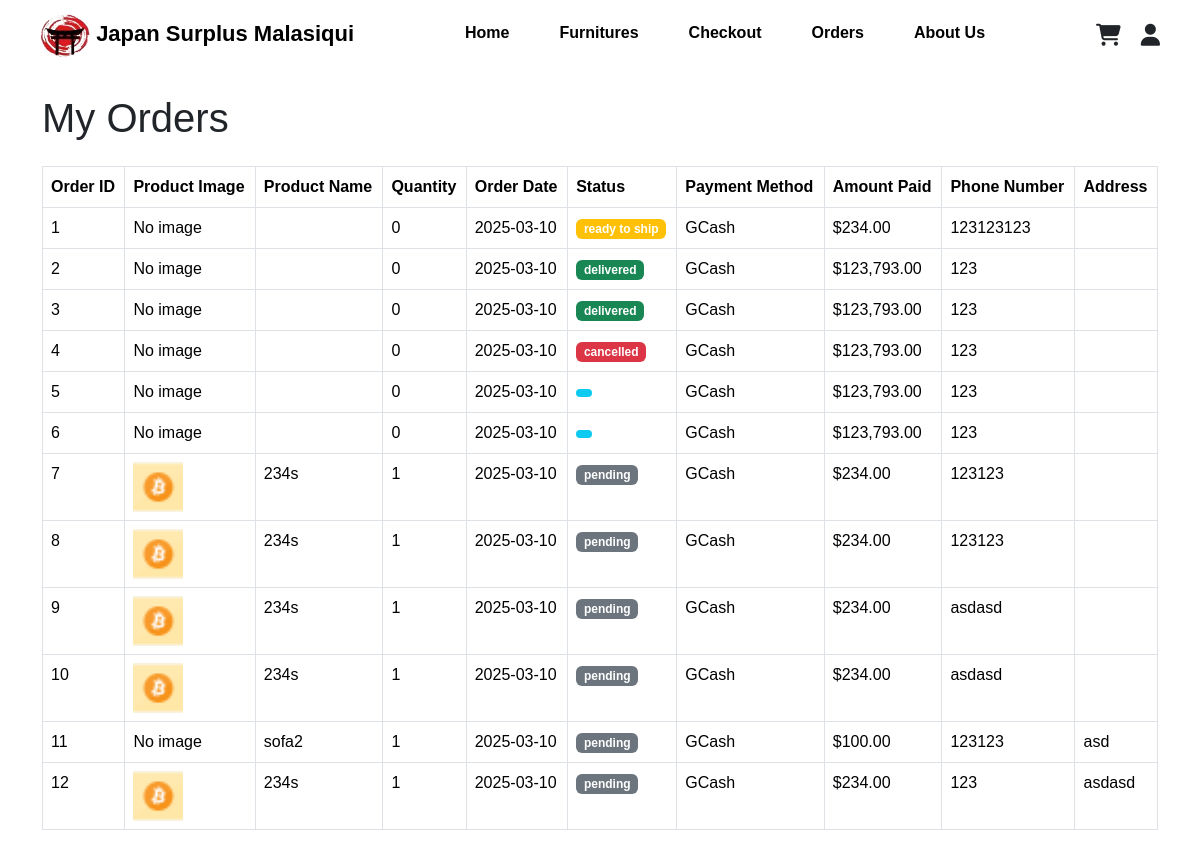
The page /user/orders.php (signed in) on the database its author committed.
### tables this page shows
CREATE TABLE `orders` (
  `order_id` int(11) NOT NULL,
  `user_id` int(11) DEFAULT NULL,
  `product_id` int(11) DEFAULT NULL,
  `product_name` varchar(255) NOT NULL,
  `quantity` int(11) NOT NULL,
  `order_date` date DEFAULT curdate(),
  `status` enum('pending','ready to ship','delivered','cancelled') NOT NULL DEFAULT 'pending',
  `mode_of_payment` varchar(50) NOT NULL,
  `amount_pay` decimal(10,2) NOT NULL,
  `gref` varchar(100) DEFAULT NULL,
  `gnumber` varchar(100) DEFAULT NULL,
  `product_image` varchar(255) NOT NULL,
  `address` varchar(255) NOT NULL
);

### user/orders.php (the view, shortened to what this page needs)
<?php
include '../assets/package/db.php';
$user_id = $_SESSION['user_id'];
$stmt = $conn->prepare("SELECT order_id, product_id, product_name, quantity, order_date, status, mode_of_payment, amount_pay, gnumber, product_image, address FROM orders WHERE user_id = ? ORDER BY order_date DESC");
$stmt->bind_param("i", $user_id);
$stmt->execute();
$result = $stmt->get_result();
$orders = [];
while($row = $result->fetch_assoc()){
    $orders[] = $row;
}
?>
<!DOCTYPE html>
<html lang="en">
<head>
   <link href="https://cdn.jsdelivr.net/npm/bootstrap@5.3.2/dist/css/bootstrap.min.css" rel="stylesheet">
   <link rel="stylesheet" href="https://cdnjs.cloudflare.com/ajax/libs/font-awesome/6.5.1/css/all.min.css">
</head>
<body>
   <?php include "uploads/header.php"; ?>
   <div class="container mt-4">
      <h1 class="mb-4">My Orders</h1>
      <?php if(count($orders) == 0): ?>
         <div class="alert alert-info">You have no orders.</div>
         <a href="furniture.php" class="btn btn-primary">Continue Shopping</a>
      <?php else: ?>
         <table class="table table-bordered">
            <thead>
               <tr>
                  <th>Order ID</th>
                  <th>Product Image</th>
                  <th>Product Name</th>
                  <th>Quantity</th>
                  <th>Order Date</th>
                  <th>Status</th>
                  <th>Payment Method</th>
                  <th>Amount Paid</th>
                  <th>Phone Number</th>
                  <th>Address</th>
               </tr>
            </thead>
            <tbody>
               <?php foreach($orders as $order): ?>
                  <tr>
                     <td><?php echo $order['order_id']; ?></td>
                     <td>
                        <?php if(!empty($order['product_image'])): ?>
                           <a href="#" data-bs-toggle="modal" data-bs-target="#imgModal<?php echo $order['order_id']; ?>">
                              <img src="<?php echo htmlspecialchars($order['product_image']); ?>" alt="<?php echo htmlspecialchars($order['product_name']); ?>" class="order-img">
                           </a>
                        <?php else: ?>
                           No image
                        <?php endif; ?>
                     </td>
                     <td><?php echo htmlspecialchars($order['product_name']); ?></td>
                     <td><?php echo $order['quantity']; ?></td>
                     <td><?php echo htmlspecialchars($order['order_date']); ?></td>
                     <td>
                        <?php
                           $status_val = strtolower($order['status']);
                           if ($status_val == 'pending') {
                              $badge_class = 'bg-secondary';
                           } elseif ($status_val == 'ready to ship') {
                              $badge_class = 'bg-warning';
                           } elseif ($status_val == 'delivered') {
                              $badge_class = 'bg-success';
                           } elseif ($status_val == 'cancelled') {
                              $badge_class = 'bg-danger';
                           } else {
                              $badge_class = 'bg-info';
                           }
                        ?>
                        <span class="badge <?php echo $badge_class; ?>">
                           <?php echo htmlspecialchars($order['status']); ?>
                        </span>
                     </td>
                     <td><?php echo htmlspecialchars($order['mode_of_payment']); ?></td>
                     <td>$<?php echo number_format($order['amount_pay'], 2); ?></td>
                     <td><?php echo htmlspecialchars($order['gnumber']); ?></td>
                     <td><?php echo htmlspecialchars($order['address']); ?></td>
                  </tr>
               <?php endforeach; ?>
            </tbody>
         </table>
      <?php endif; ?>
   </div>
</body>
</html>

### user/orders.php (style rules this page uses)
.order-img { width: 50px; height: 50px; object-fit: cover; }

### user/uploads/header.php (style rules this page uses)
* { margin: 0; padding: 0; box-sizing: border-box; }
body { font-family: Arial, sans-serif; }

### rows shown on the page
orders: order_id "1", product_image "No image", quantity "0", order_date "2025-03-10", status "ready to ship", mode_of_payment "GCash", amount_pay "234.00", gnumber "123123123"
orders: order_id "2", product_image "No image", quantity "0", order_date "2025-03-10", status "delivered", mode_of_payment "GCash", amount_pay "123,793.00", gnumber "123"
orders: order_id "3", product_image "No image", quantity "0", order_date "2025-03-10", status "delivered", mode_of_payment "GCash", amount_pay "123,793.00", gnumber "123"
orders: order_id "4", product_image "No image", quantity "0", order_date "2025-03-10", status "cancelled", mode_of_payment "GCash", amount_pay "123,793.00", gnumber "123"
orders: order_id "5", product_image "No image", quantity "0", order_date "2025-03-10", mode_of_payment "GCash", amount_pay "123,793.00", gnumber "123"
orders: order_id "6", product_image "No image", quantity "0", order_date "2025-03-10", mode_of_payment "GCash", amount_pay "123,793.00", gnumber "123"
orders: order_id "7", product_image (picture), product_name "234s", quantity "1", order_date "2025-03-10", status "pending", mode_of_payment "GCash", amount_pay "234.00", gnumber "123123"
orders: order_id "8", product_image (picture), product_name "234s", quantity "1", order_date "2025-03-10", status "pending", mode_of_payment "GCash", amount_pay "234.00", gnumber "123123"
orders: order_id "9", product_image (picture), product_name "234s", quantity "1", order_date "2025-03-10", status "pending", mode_of_payment "GCash", amount_pay "234.00", gnumber "asdasd"
orders: order_id "10", product_image (picture), product_name "234s", quantity "1", order_date "2025-03-10", status "pending", mode_of_payment "GCash", amount_pay "234.00", gnumber "asdasd"
orders: order_id "11", product_image "No image", product_name "sofa2", quantity "1", order_date "2025-03-10", status "pending", mode_of_payment "GCash", amount_pay "100.00", gnumber "123123", address "asd"
orders: order_id "12", product_image (picture), product_name "234s", quantity "1", order_date "2025-03-10", status "pending", mode_of_payment "GCash", amount_pay "234.00", gnumber "123", address "asdasd"
